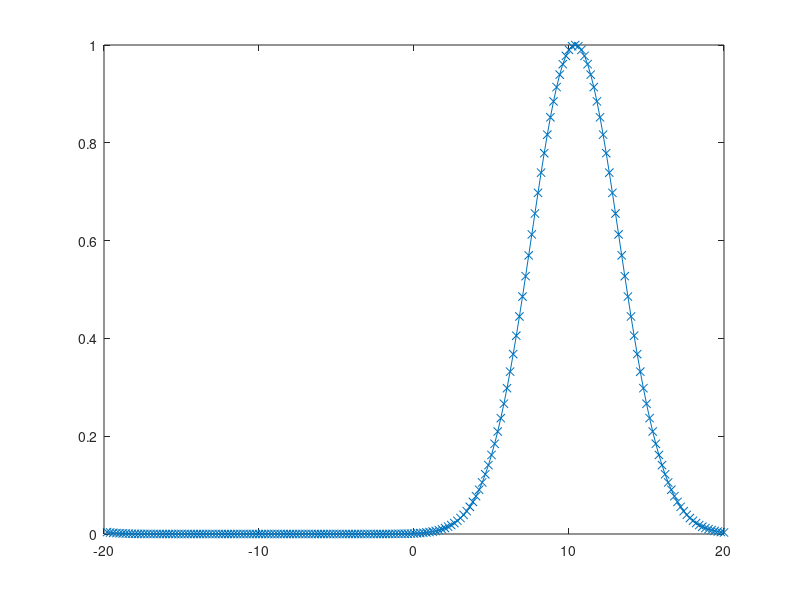

This chart was generated by the following MATLAB code:
function advection_equation
global T J B C a
B = 20;
J = 200;
T = 50;
C = 1;
a = 1;
solve;
end

function solve
global T t dt x u un a B
t = 0;
init;
while t < T
  if a > 0
      beam_warming1;
  else
      beam_warming2;
  end
  plot(x, un, 'x-');
  axis([-B B 0 1]);
  drawnow;
  u = un;
  t = t + dt;
end
end

function init
global dt dx J x u un B C a
dx = 2*B/J;
dt = C*dx/abs(a);
x = zeros(J, 1);
for j = 1:J
    x(j) = -B + j*dx;
end
u = zeros(J, 1);
un = zeros(J, 1);
for j = 1:J
    u(j) = exp(-(x(j)/4)^2);
%    if abs(x(j)) < pi
%       u(j) = (1 + cos(x(j)))/2;
%       u(j) = 1;
%    end
end
end

function beam_warming1
global dt dx J u un a
for j = 3:J
    un(j) = u(j) - a*dt*(3*u(j) - 4*u(j-1) + u(j-2))/(2*dx) + a^2*dt^2*(u(j) - 2*u(j-1) + u(j-2))/(2*dx^2);
end
un(1) = un(J-1);
un(2) = un(J);
end

function beam_warming2
global dt dx J u un a
for j = 1:J-2
    un(j) = u(j) + a*dt*(3*u(j) - 4*u(j+1) + u(j+2))/(2*dx) + a^2*dt^2*(u(j) - 2*u(j+1) + u(j+2))/(2*dx^2);
end
un(J-1) = un(1);
un(J) = un(2);
end
